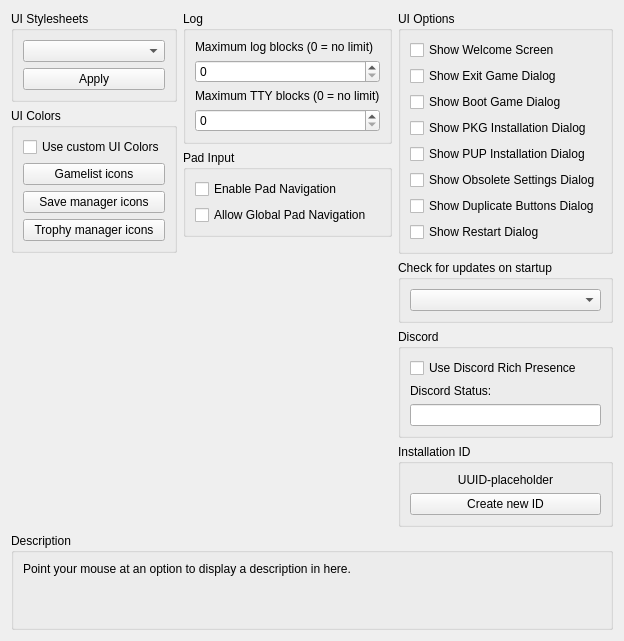
      <widget class="QWidget" name="guiTab">
       <attribute name="title">
        <string>GUI</string>
       </attribute>
       <layout class="QVBoxLayout" name="guiTab_layout" stretch="0,1,0">
        <item>
         <layout class="QHBoxLayout" name="guiTabLayout" stretch="1,1,1">
          <item>
           <layout class="QVBoxLayout" name="guiTabLayoutLeft">
            <item>
             <widget class="QGroupBox" name="gb_stylesheets">
              <property name="title">
               <string>UI Stylesheets</string>
              </property>
              <layout class="QVBoxLayout" name="gb_stylesheets_layout">
               <item>
                <widget class="QComboBox" name="combo_stylesheets"/>
               </item>
               <item>
                <widget class="QPushButton" name="pb_apply_stylesheet">
                 <property name="text">
                  <string>Apply</string>
                 </property>
                </widget>
               </item>
              </layout>
             </widget>
            </item>
            <item>
             <widget class="QGroupBox" name="gb_colors">
              <property name="title">
               <string>UI Colors</string>
              </property>
              <layout class="QVBoxLayout" name="gb_colors_layout">
               <property name="leftMargin">
                <number>9</number>
               </property>
               <property name="topMargin">
                <number>9</number>
               </property>
               <property name="rightMargin">
                <number>9</number>
               </property>
               <property name="bottomMargin">
                <number>9</number>
               </property>
               <item>
                <widget class="QCheckBox" name="cb_custom_colors">
                 <property name="text">
                  <string>Use custom UI Colors</string>
                 </property>
                </widget>
               </item>
               <item>
                <widget class="QPushButton" name="pb_gl_icon_color">
                 <property name="text">
                  <string>Gamelist icons</string>
                 </property>
                </widget>
               </item>
               <item>
                <widget class="QPushButton" name="pb_sd_icon_color">
                 <property name="text">
                  <string>Save manager icons</string>
                 </property>
                </widget>
               </item>
               <item>
                <widget class="QPushButton" name="pb_tr_icon_color">
                 <property name="text">
                  <string>Trophy manager icons</string>
                 </property>
                </widget>
               </item>
              </layout>
             </widget>
            </item>
            <item>
             <spacer name="guiTabSpacerLeft">
              <property name="orientation">
               <enum>Qt::Vertical</enum>
              </property>
              <property name="sizeType">
               <enum>QSizePolicy::MinimumExpanding</enum>
              </property>
              <property name="sizeHint" stdset="0">
               <size>
                <width>0</width>
                <height>0</height>
               </size>
              </property>
             </spacer>
            </item>
           </layout>
          </item>
          <item>
           <layout class="QVBoxLayout" name="guiTabLayoutMiddle">
            <item>
             <widget class="QGroupBox" name="gb_log">
              <property name="title">
               <string>Log</string>
              </property>
              <layout class="QVBoxLayout" name="gb_log_layout">
               <item>
                <widget class="QWidget" name="log_limit" native="true">
                 <property name="sizePolicy">
                  <sizepolicy hsizetype="Minimum" vsizetype="Minimum">
                   <horstretch>0</horstretch>
                   <verstretch>0</verstretch>
                  </sizepolicy>
                 </property>
                 <layout class="QVBoxLayout" name="layout_log_limit">
                  <property name="leftMargin">
                   <number>0</number>
                  </property>
                  <property name="topMargin">
                   <number>0</number>
                  </property>
                  <property name="rightMargin">
                   <number>0</number>
                  </property>
                  <property name="bottomMargin">
                   <number>0</number>
                  </property>
                  <item>
                   <widget class="QLabel" name="label_log_limit">
                    <property name="text">
                     <string>Maximum log blocks (0 = no limit)</string>
                    </property>
                   </widget>
                  </item>
                  <item>
                   <widget class="QSpinBox" name="spinbox_log_limit">
                    <property name="minimum">
                     <number>0</number>
                    </property>
                    <property name="maximum">
                     <number>999999999</number>
                    </property>
                   </widget>
                  </item>
                 </layout>
                </widget>
               </item>
               <item>
                <widget class="QWidget" name="tty_limit" native="true">
                 <layout class="QVBoxLayout" name="layout_tty_limit">
                  <property name="leftMargin">
                   <number>0</number>
                  </property>
                  <property name="topMargin">
                   <number>0</number>
                  </property>
                  <property name="rightMargin">
                   <number>0</number>
                  </property>
                  <property name="bottomMargin">
                   <number>0</number>
                  </property>
                  <item>
                   <widget class="QLabel" name="label_tty_limit">
                    <property name="text">
                     <string>Maximum TTY blocks (0 = no limit)</string>
                    </property>
                   </widget>
                  </item>
                  <item>
                   <widget class="QSpinBox" name="spinbox_tty_limit">
                    <property name="maximum">
                     <number>999999999</number>
                    </property>
                   </widget>
                  </item>
                 </layout>
                </widget>
               </item>
              </layout>
             </widget>
            </item>
            <item>
             <widget class="QGroupBox" name="gb_gui_pad_input">
              <property name="title">
               <string>Pad Input</string>
              </property>
              <layout class="QVBoxLayout" name="gb_gui_pad_input_layout">
               <item>
                <widget class="QCheckBox" name="cb_pad_navigation">
                 <property name="text">
                  <string>Enable Pad Navigation</string>
                 </property>
                </widget>
               </item>
               <item>
                <widget class="QCheckBox" name="cb_global_pad_navigation">
                 <property name="text">
                  <string>Allow Global Pad Navigation</string>
                 </property>
                </widget>
               </item>
              </layout>
             </widget>
            </item>
            <item>
             <spacer name="guiTabSpacerMiddle">
              <property name="orientation">
               <enum>Qt::Vertical</enum>
              </property>
              <property name="sizeType">
               <enum>QSizePolicy::MinimumExpanding</enum>
              </property>
              <property name="sizeHint" stdset="0">
               <size>
                <width>0</width>
                <height>0</height>
               </size>
              </property>
             </spacer>
            </item>
           </layout>
          </item>
          <item>
           <layout class="QVBoxLayout" name="guiTabLayoutRight">
            <item>
             <widget class="QGroupBox" name="gb_gui_options">
              <property name="title">
               <string>UI Options</string>
              </property>
              <layout class="QVBoxLayout" name="gb_gui_options_layout">
               <item>
                <widget class="QCheckBox" name="cb_show_welcome">
                 <property name="text">
                  <string>Show Welcome Screen</string>
                 </property>
                </widget>
               </item>
               <item>
                <widget class="QCheckBox" name="cb_show_exit_game">
                 <property name="text">
                  <string>Show Exit Game Dialog</string>
                 </property>
                </widget>
               </item>
               <item>
                <widget class="QCheckBox" name="cb_show_boot_game">
                 <property name="text">
                  <string>Show Boot Game Dialog</string>
                 </property>
                </widget>
               </item>
               <item>
                <widget class="QCheckBox" name="cb_show_pkg_install">
                 <property name="text">
                  <string>Show PKG Installation Dialog</string>
                 </property>
                </widget>
               </item>
               <item>
                <widget class="QCheckBox" name="cb_show_pup_install">
                 <property name="text">
                  <string>Show PUP Installation Dialog</string>
                 </property>
                </widget>
               </item>
               <item>
                <widget class="QCheckBox" name="cb_show_obsolete_cfg_dialog">
                 <property name="text">
                  <string>Show Obsolete Settings Dialog</string>
                 </property>
                </widget>
               </item>
               <item>
                <widget class="QCheckBox" name="cb_show_same_buttons_dialog">
                 <property name="text">
                  <string>Show Duplicate Buttons Dialog</string>
                 </property>
                </widget>
               </item>
               <item>
                <widget class="QCheckBox" name="cb_show_restart_hint">
                 <property name="text">
                  <string>Show Restart Dialog</string>
                 </property>
                </widget>
               </item>
               <item>
                <spacer name="guiTabSpacerRight">
                 <property name="orientation">
                  <enum>Qt::Vertical</enum>
                 </property>
                 <property name="sizeType">
                  <enum>QSizePolicy::MinimumExpanding</enum>
                 </property>
                 <property name="sizeHint" stdset="0">
                  <size>
                   <width>0</width>
                   <height>0</height>
                  </size>
                 </property>
                </spacer>
               </item>
              </layout>
             </widget>
            </item>
            <item>
             <widget class="QGroupBox" name="gb_updates">
              <property name="title">
               <string>Check for updates on startup</string>
              </property>
              <layout class="QVBoxLayout" name="layout_gb_updates">
               <item>
                <widget class="QComboBox" name="combo_updates"/>
               </item>
              </layout>
             </widget>
            </item>
            <item>
             <widget class="QGroupBox" name="gb_discord">
              <property name="title">
               <string>Discord</string>
              </property>
              <layout class="QVBoxLayout" name="gb_discord_layout">
               <item>
                <widget class="QCheckBox" name="useRichPresence">
                 <property name="text">
                  <string>Use Discord Rich Presence</string>
                 </property>
                </widget>
               </item>
               <item>
                <widget class="QLabel" name="label_discordState">
                 <property name="text">
                  <string>Discord Status:</string>
                 </property>
                </widget>
               </item>
               <item>
                <widget class="QLineEdit" name="discordState">
                 <property name="sizePolicy">
                  <sizepolicy hsizetype="MinimumExpanding" vsizetype="Fixed">
                   <horstretch>0</horstretch>
                   <verstretch>0</verstretch>
                  </sizepolicy>
                 </property>
                 <property name="maxLength">
                  <number>128</number>
                 </property>
                </widget>
               </item>
              </layout>
             </widget>
            </item>
            <item>
             <widget class="QGroupBox" name="gb_uuid">
              <property name="title">
               <string>Installation ID</string>
              </property>
              <layout class="QVBoxLayout" name="gb_uuid_layout">
               <item>
                <widget class="QLabel" name="label_uuid">
                 <property name="text">
                  <string>UUID-placeholder</string>
                 </property>
                 <property name="alignment">
                  <set>Qt::AlignCenter</set>
                 </property>
                </widget>
               </item>
               <item>
                <widget class="QPushButton" name="pb_uuid">
                 <property name="text">
                  <string>Create new ID</string>
                 </property>
                </widget>
               </item>
              </layout>
             </widget>
            </item>
           </layout>
          </item>
         </layout>
        </item>
        <item>
         <spacer name="guiTabSpacer">
          <property name="orientation">
           <enum>Qt::Vertical</enum>
          </property>
          <property name="sizeType">
           <enum>QSizePolicy::MinimumExpanding</enum>
          </property>
          <property name="sizeHint" stdset="0">
           <size>
            <width>0</width>
            <height>0</height>
           </size>
          </property>
         </spacer>
        </item>
        <item>
         <widget class="QGroupBox" name="gb_description_gui">
          <property name="title">
           <string>Description</string>
          </property>
          <layout class="QVBoxLayout" name="gb_description_gui_layout">
           <item>
            <widget class="QLabel" name="description_gui">
             <property name="text">
              <string>Point your mouse at an option to display a description in here.


</string>
             </property>
             <property name="textFormat">
              <enum>Qt::PlainText</enum>
             </property>
             <property name="alignment">
              <set>Qt::AlignLeading|Qt::AlignLeft|Qt::AlignTop</set>
             </property>
             <property name="wordWrap">
              <bool>true</bool>
             </property>
            </widget>
           </item>
          </layout>
         </widget>
        </item>
       </layout>
      </widget>
